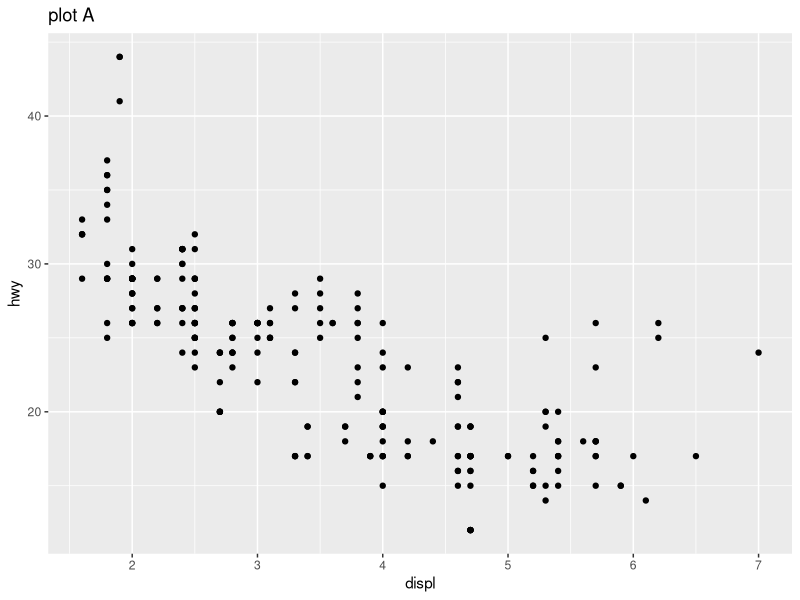
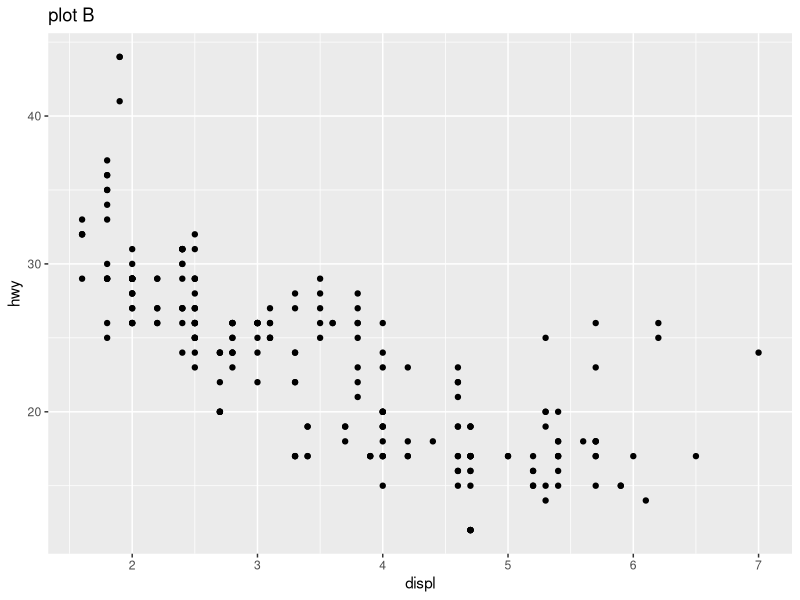
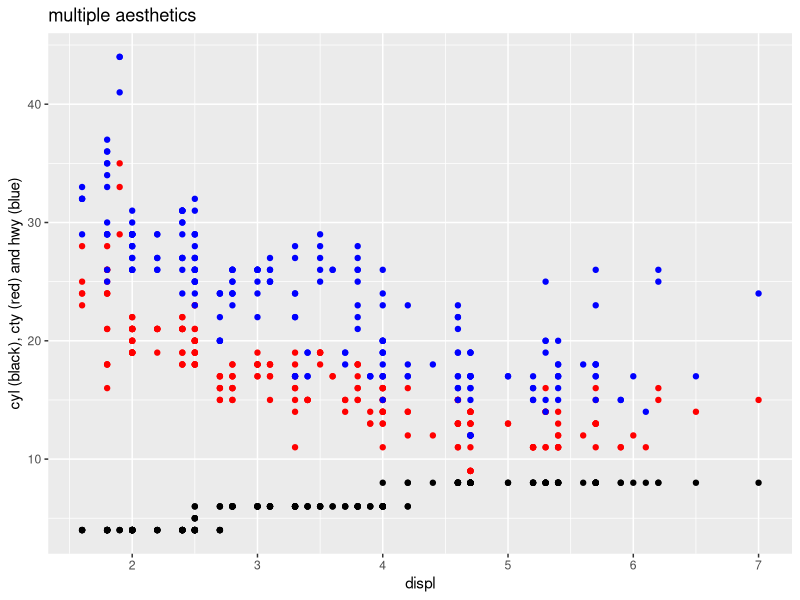
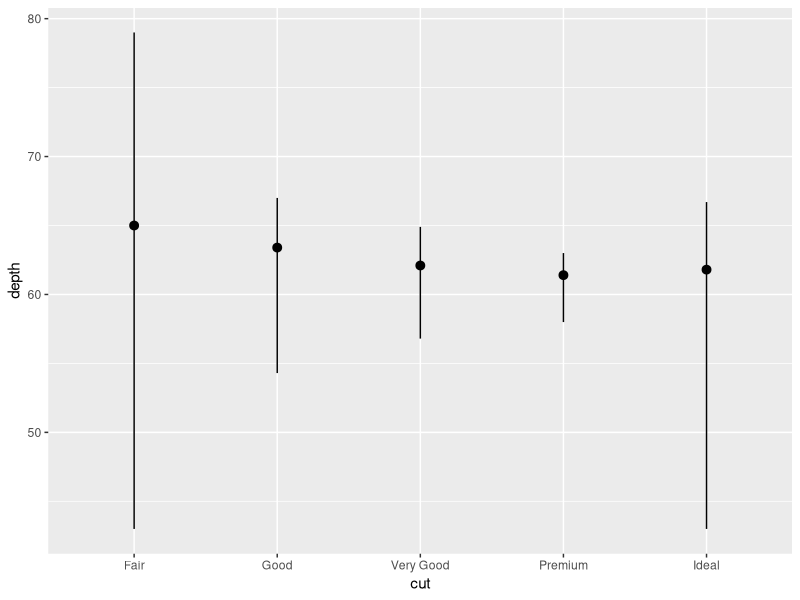
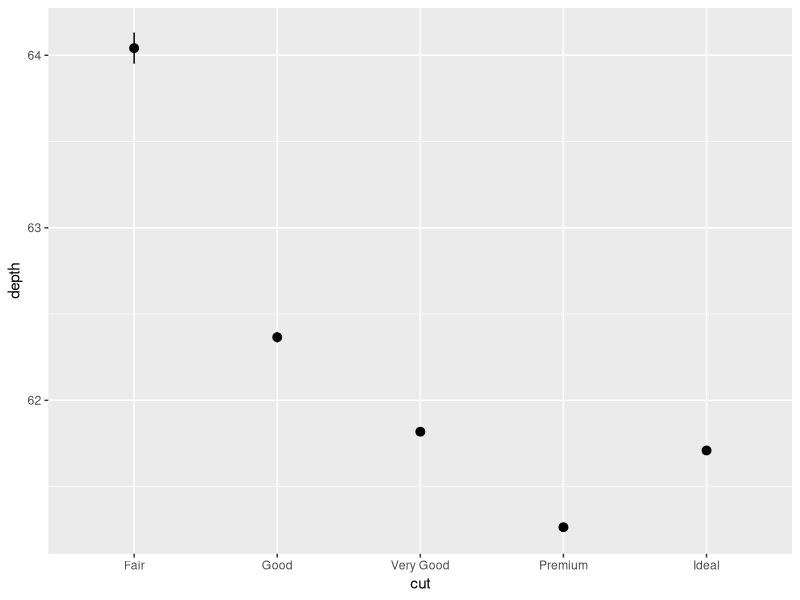
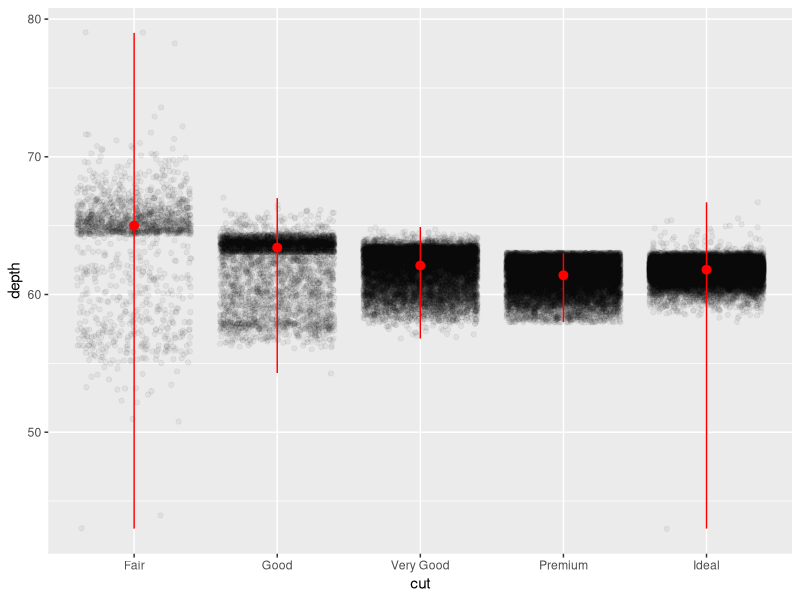
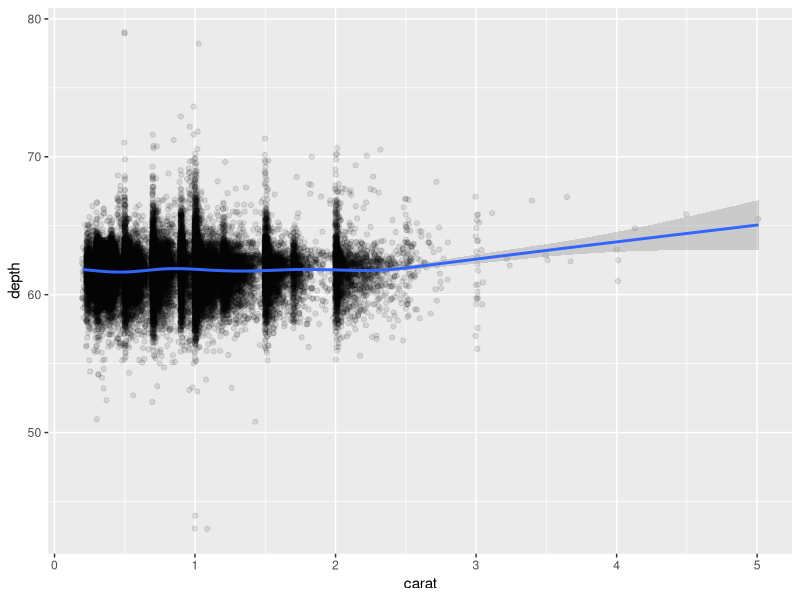
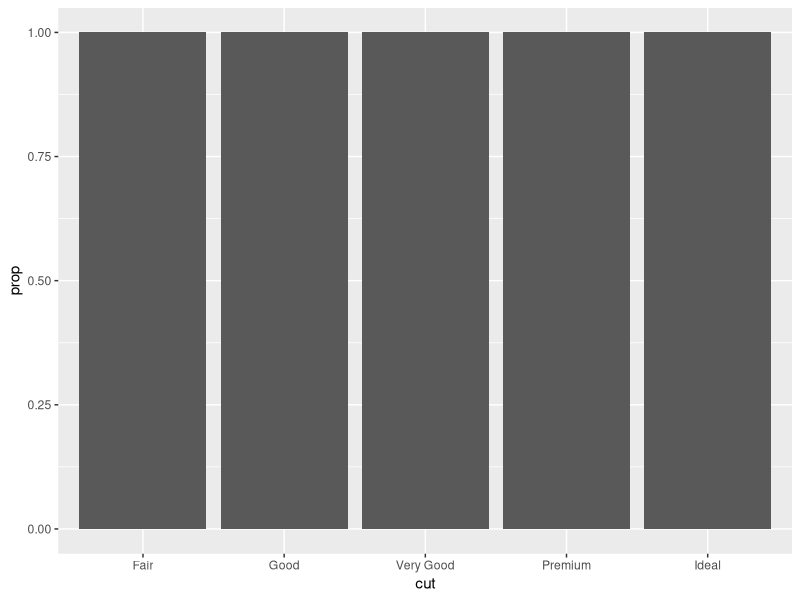

Recreate these plots in R, in order.
library(tidyverse)

##############

#these two are completely equivalent
ggplot(data = mpg) + 
  geom_point(mapping = aes(x = displ, y = hwy)) +
  ggtitle("plot A")

ggplot(data = mpg, mapping = aes(x = displ, y = hwy)) + 
  geom_point() +
  ggtitle("plot B")

##############

#an example to illustrate how multiple aes can be used
##seriously tho, don't plot three y variables 
##in the same plot --- it's bloody confusing
ggplot(data = mpg, mapping = aes(x = displ)) + 
  geom_point(mapping = aes(y = cyl)) +
  geom_point(mapping = aes(y = cty), colour = "red") +
  geom_point(mapping = aes(y = hwy), colour = "blue") +
  ggtitle("multiple aesthetics") +
  labs(y = "cyl (black), cty (red) and hwy (blue)")


##############

#useful stuff to recolour plots in R
#https://ggplot2.tidyverse.org/reference/scale_brewer.html

##############

#3.7.1 q1
ggplot(data = diamonds) + 
  stat_summary(
    mapping = aes(x = cut, y = depth),
    fun.ymin = min,
    fun.ymax = max,
    fun.y = median
  )

ggplot(data = diamonds) +
  geom_pointrange(
    mapping = aes(x = cut, y = depth),
    stat = "summary",
    fun.ymin = min,
    fun.ymax = max,
    fun.y = median
  )

#fancier version
ggplot(data = diamonds, mapping = aes(x = cut, y = depth)) + 
  geom_point(alpha = 0.05, position = "jitter") +
  stat_summary(fun.ymin = min, fun.ymax = max, 
               fun.y = median, colour = "red") 

##############

#3.7.1 q4
ggplot(data = diamonds, mapping = aes(x = carat, y = depth) ) + 
  geom_point(alpha = 0.1, position = "jitter") +
  stat_smooth()

##############

#3.7.1 q5
ggplot(data = diamonds) + 
  geom_bar(mapping = aes(x = cut, y = ..prop..))
ggplot(data = diamonds) + 
  geom_bar(mapping = aes(x = cut, fill = color, y = ..prop..))

ggplot(data = diamonds) +
  geom_bar(mapping = aes(x = cut, y = ..prop.., 
                         group = 1))
ggplot(data = diamonds) +
  geom_bar(mapping = aes(x = cut, fill = color, y = ..prop.., 
                         group = color))

#another example (type ?group):

# Multiple groups with one aesthetic
sample_data <- nlme::Oxboys %>% filter(Subject %in% c(10,19,8,25,22))

h <- ggplot(data = sample_data, 
            mapping = aes(age, height, colour = Subject)) + 
  geom_point()
h

# this plots
h + geom_smooth(method = "lm")
h + geom_smooth(aes(group = Subject), method = "lm")

## fits a single line of best fit across all points
h + geom_smooth(aes(group = 1), size = 2, method = "lm")

##############

ggplot(data = mpg) + 
  geom_point(mapping = aes(x = displ, y = hwy))

filter(mpg, cyl == 8)
filter(diamonds, carat > 3)
